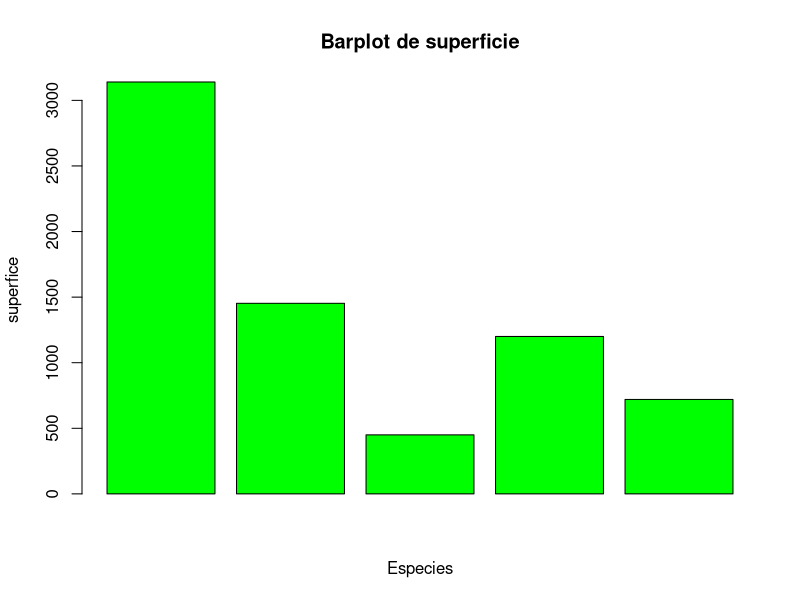

Source code (R):
# Sarha Carolina Bravo Gzz
# 1907306
# Superficie
Pinus <- 3140
Mezquite <- 1453
Encinos <- 450
Teka <- 1200
Juniperos <- 720
Superfice <- c(Pinus, Mezquite, Encinos, Teka, Juniperos)
barplot(Superfice, col = "green", ylab = "superfice", xlab = "Especies",
        main = "Barplot de superficie" )
mean(Superfice)
